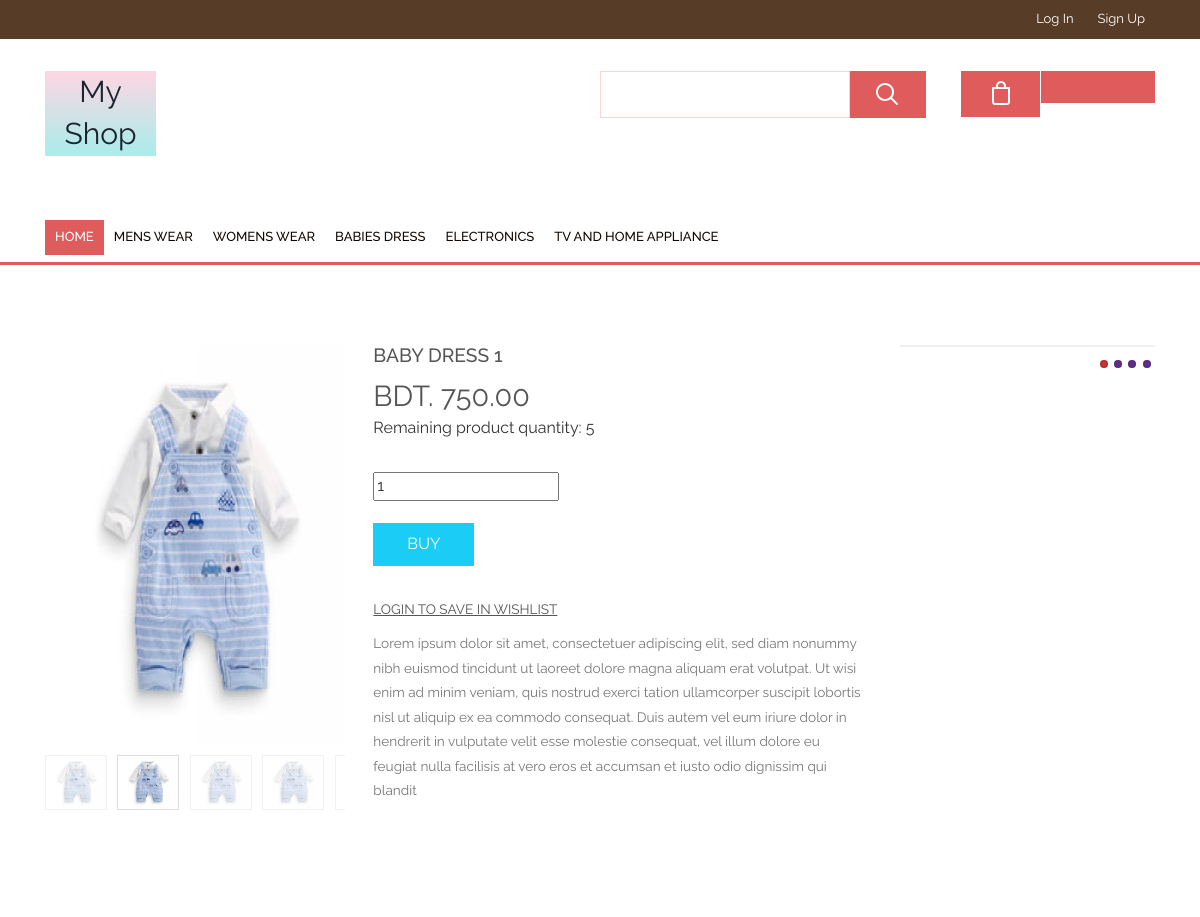
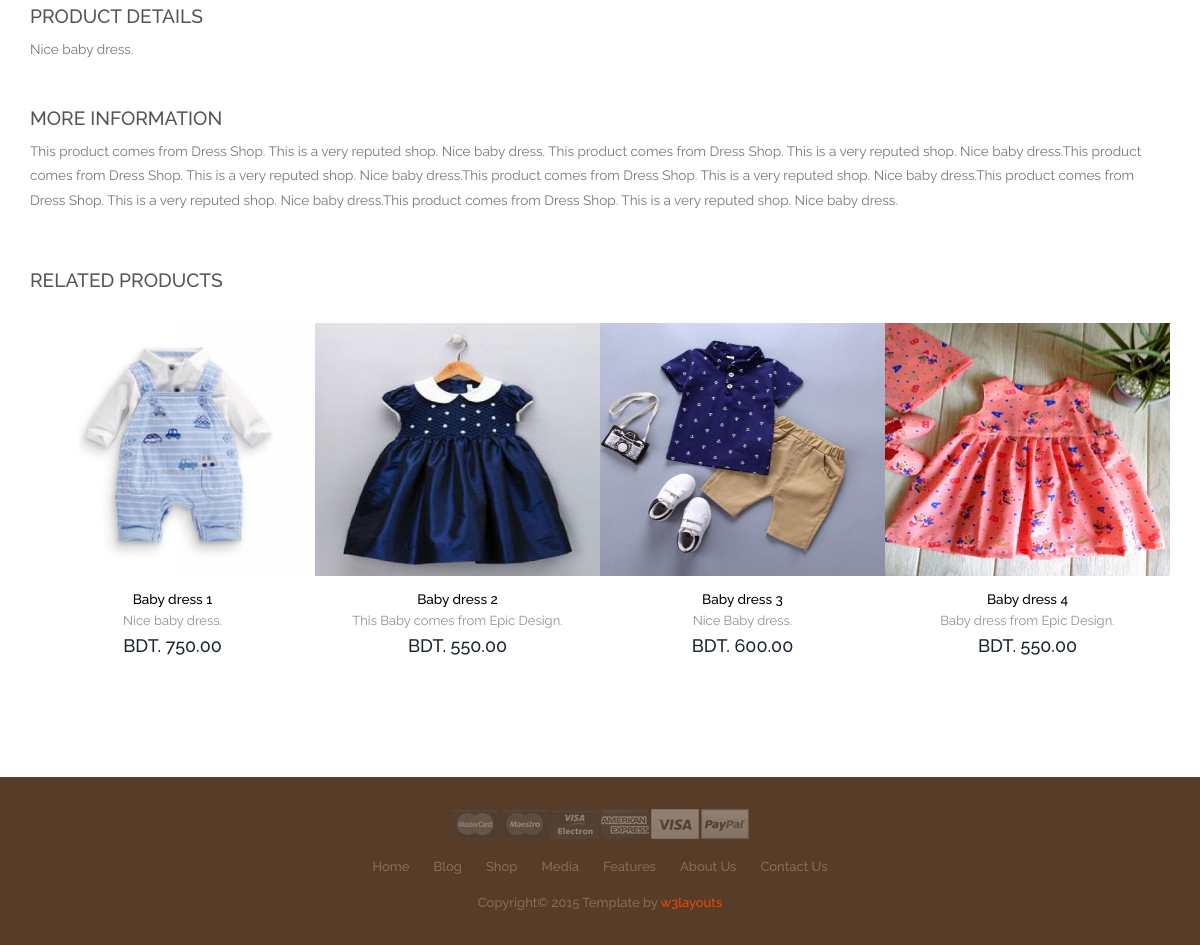
Screenshot of /product_details.php?product_id=4 with the database file from the repository (2 pictures, top to bottom).
### tables this page shows
CREATE TABLE `tbl_category` (
  `category_id` int(3) NOT NULL,
  `category_name` varchar(30) NOT NULL,
  `category_description` text NOT NULL,
  `publication_status` tinyint(1) NOT NULL,
  `deletion_status` tinyint(1) NOT NULL DEFAULT 1
);

CREATE TABLE `tbl_product` (
  `product_id` int(6) NOT NULL,
  `product_name` varchar(100) NOT NULL,
  `category_id` int(3) NOT NULL,
  `product_price` float(10,2) NOT NULL,
  `product_quantity` int(4) NOT NULL,
  `product_sku` varchar(50) NOT NULL,
  `product_short_description` text NOT NULL,
  `product_long_description` text NOT NULL,
  `product_image` text NOT NULL,
  `product_publication_status` tinyint(1) NOT NULL,
  `product_deletion_status` tinyint(1) NOT NULL DEFAULT 1
);

### product_details.php (called while the page is built, shortened)
<?php
	include 'index.php';
?>

### classes/application.php (called while the page is built, shortened)
<?php
class Application
	{
	public function __construct(){
		$host_name="localhost";
		$user_name="root";
		$password="";
		$db_name="db_ecommerce_using_raw_php";
		$connection=mysqli_connect($host_name, $user_name, $password);
		if($connection)
		{
			$db_select= mysqli_select_db($connection, $db_name);
			if($db_select)
			{
				return $connection;
			}
			else
			{
				die("Database selection failed".mysqli_error($connection));
			}
		}
		else
		{
			die("Database server connection failed".mysqli_error($connection));
		}
		}
	function select_all_published_category()
		{
			$connection=$this->__construct();
			$sql="SELECT * FROM tbl_category WHERE publication_status=1 AND deletion_status=1";
			if(mysqli_query($connection, $sql))
			{
				$query_result=mysqli_query($connection, $sql);
				return $query_result;
			}
		}
	function product_details_by_product_id($product_id)
	{
		$connection=$this->__construct();
		$sql="SELECT * FROM tbl_product WHERE product_id='$product_id' AND product_publication_status=1 AND product_deletion_status=1";
		if(mysqli_query($connection, $sql))
		{
			$query_result=mysqli_query($connection, $sql);
			return $query_result;
		}
	}
	function find_related_product_by_category_id($product_category_id)
	{
		$connection=$this->__construct();
		$sql="SELECT product_id, product_name, product_price, product_short_description, product_image FROM tbl_product WHERE category_id='$product_category_id' AND product_publication_status=1 AND product_deletion_status=1";
		if(mysqli_query($connection, $sql))
		{
			$query_result=mysqli_query($connection, $sql);
			return $query_result;
		}
	}
}
?>

### pages/product_details_content.php (the view, shortened to what this page needs)
<?php
	$product_id=$_GET['product_id'];
	$query_result=$obj_application->product_details_by_product_id($product_id);
	$product_details=mysqli_fetch_assoc($query_result);
	$product_category_id=$product_details['category_id'];
	$related_product_query_result=$obj_application->find_related_product_by_category_id($product_category_id);
?>
<div class="men">
	<div class="container">
	  <div class="single_top">
	       <div class="col-md-9 single_right">
	   	       <div class="grid images_3_of_2">
						<ul id="etalage">
							<li>
								<a href="optionallink.html">
									<img class="etalage_thumb_image" src="images/<?php echo $product_details['product_image']; ?>" class="img-responsive" />
								</a>
							</li>
						</ul>
				  </div>
				  <div class="desc1 span_3_of_2">
				    <h1><?php echo $product_details['product_name']; ?></h1>
				    <p class="m_5">BDT. <?php echo $product_details['product_price']; ?></p>
					<p>Remaining product quantity: <?php echo $product_details['product_quantity']; ?></p>
				    <div class="btn_form">
						<form action="" method="post">
							<input type="number" value="1" name="quantity"></br>
							<input type="submit" value="buy" name="buy_btn" title="">
						</form>
					 </div>
					 <span class="m_link"><a href="#">login to save in wishlist</a> </span>
					 <p class="m_text2">Lorem ipsum dolor sit amet, consectetuer adipiscing elit, sed diam nonummy nibh euismod tincidunt ut laoreet dolore magna aliquam erat volutpat. Ut wisi enim ad minim veniam, quis nostrud exerci tation ullamcorper suscipit lobortis nisl ut aliquip ex ea commodo consequat. Duis autem vel eum iriure dolor in hendrerit in vulputate velit esse molestie consequat, vel illum dolore eu feugiat nulla facilisis at vero eros et accumsan et iusto odio dignissim qui blandit </p>
				  </div>
				  <div class="clearfix"></div>
       </div>
       <div class="col-md-3">
              <section class="slider_flex">
	          </section>
      </div>
      <div class="clearfix"> </div>
     </div>
       <div class="toogle">
     	<h2>Product Details</h2>
     	<p class="m_text2"><?php echo $product_details['product_short_description']; ?></p>
     </div>
     <div class="toogle">
     	<h2>More Information</h2>
     	<p class="m_text2"><?php echo $product_details['product_long_description']; ?></p>
     </div>
     <h4 class="head_single">Related Products</h4>
     <div class="span_3">
			<?php while($related_product_info=mysqli_fetch_assoc($related_product_query_result)){?>
	          	 <div class="col-sm-3 grid_1">
	          	    <a href="product_details.php?product_id=<?php echo $related_product_info['product_id'];?>">
				     <img src="images/<?php echo $related_product_info['product_image']?>" class="img-responsive" alt=""/>
				     <h3><?php echo $related_product_info['product_name']?></h3>
				   	 <p><?php echo $related_product_info['product_short_description']?></p>
				   	 <h4>BDT. <?php echo $related_product_info['product_price']?></h4>
			         </a>
				  </div>
			<?php } ?>
	     </div>
      </div>
</div>
<link href="css/flexslider.css" rel='stylesheet' type='text/css' />

### includes/menu.php
<?php
	$query_result=$obj_application->select_all_published_category()
?>
<div class="menu">
	<div class="container">
		<div class="menu_box">
	     <ul class="megamenu skyblue">
			<li class="active grid"><a class="color2" href="index.php">Home</a></li>
			<?php while($category_info=mysqli_fetch_assoc($query_result)){ ?>
				<li><a class="color4" href="product_by_category.php?category_id=<?php echo $category_info['category_id'];?>"><?php echo $category_info['category_name']; ?></a></li>
			<?php }?>
			<div class="clearfix"> </div>
		 </ul>
	  </div>
</div>
</div>

### css/style.css (style rules this page uses)
h4, h5, h6, h1, h2, h3 { margin-top: 0; }
ul, ol { margin: 0; }
p { margin: 0; }
html, body { font-family: 'Raleway', sans-serif; font-size: 100%; background:#fff; }
body a { transition: 0.5s all; -webkit-transition: 0.5s all; -o-transition: 0.5s all; -ms-transition: 0.5s all; -moz-transition: 0.5s all; }
.header_bottom-box, .menu_box, .header_top-box, .sellers_grid { padding:0 15px; }
.menu { border-bottom:3px solid #e05b5b; }
.grid_1 { padding:2em 0; }
.men { padding:5em 0; }
.span_1_of_single1 h3, .span_1_of_single1 h4, .grid_1 h3 { font-size:0.85em; font-weight:500; color:#000; margin-bottom: 0; }
.span_1_of_single1 p, .grid_1 p { font-size:0.8125em; color:#968F88; margin:5px 0; }
.images_3_of_2 { width: 37.2%; float: left; margin-right: 2.6%; }
.desc1 { display: block; float: left; }
.span_3_of_2 { width: 59.3333%; }
.span_3_of_2 h1 { color: #555; font-size: 1.2em; text-transform: uppercase; margin-bottom: 10px; }
p.m_5 { font-size: 1.8em; color: #555; }
.btn_form form input[type="submit"] { cursor: pointer; border: none; outline: none; display: inline-block; font-size: 1em; padding: 10px 34px; background:#1bccf7; color: #FFF; text-transform: uppercase; -webkit-transition: all 0.3s ease-in-out; -moz-transition: all 0.3s ease-in-out; -o-transition: all 0.3s ease-in-out; transition: all 0.3s ease-in-out; }
span.m_link a { color: #555; font-size: 0.85em; text-decoration: underline; text-transform: uppercase; }
.btn_form { margin:2em 0; }
p.m_text2 { color: #777; font-size: 0.85em; line-height: 1.8em; margin-top:10px; }
.slider_flex { border:1px solid #f0f0f0; }
.toogle { margin-top: 4%; }
.toogle h2 { color: #555; font-size: 1.2em; text-transform: uppercase; margin-bottom: 10px; }
.grid_1 { text-align:center; }
.grid_1 img, .span_1_of_single1 img { margin-bottom:1em; display:inline-block; }
h4.head_single { color: #555; font-size: 1.2em; text-transform: uppercase; margin: 3em 0 0em; }

### css/megamenu.css (style rules this page uses)
.megamenu { margin-bottom:0px;padding:0;width:100%;list-style:none;display:inline-block;position:relative;font-size:15px }
.megamenu li { margin-bottom:-5px;display:inline }
.megamenu>li>a { float:left;padding:8px 10px;text-decoration:none;text-transform:capitalize;font-size:0.87em; -webkit-transition: all 0.3s ease-in-out;text-transform:uppercase; -moz-transition: all 0.3s ease-in-out; -o-transition: all 0.3s ease-in-out; transition: all 0.3s ease-in-out; color:#100802; font-weight:500; }
.megamenu>li.active>a { color:#fff;background:#e05b5b; }

### css/etalage.css (style rules this page uses)
#etalage { display: none; }
#etalage .etalage_thumb { background: white url(../images/loading.gif) center no-repeat; }
.etalage, .etalage_thumb, .etalage_thumb_image, .etalage_source_image, .etalage_zoom_preview, .etalage_icon, .etalage_hint { display:none }
.etalage, .etalage ul, .etalage li, .etalage img, .etalage_hint, .etalage_icon, .etalage_description { margin:0; padding:0; border:0; list-style:none }
.etalage, .etalage_magnifier div, .etalage_magnifier div img, .etalage_small_thumbs ul, ul .etalage_small_thumbs li, .etalage_zoom_area div, .etalage_zoom_img { position:relative }
.etalage img, .etalage li { -webkit-user-select:none; -khtml-user-select:none; -moz-user-select:none; -o-user-select:none; user-select:none; -webkit-user-drag:none; -moz-user-drag:none; user-drag:none }
.etalage, .etalage_small_thumbs li { float:left }
.etalage li { position:absolute }
.etalage img { vertical-align:bottom; max-width:none; }
.etalage_thumb_image { width:100% !important; }
.etalage { direction:ltr; }

### rows the page displays
tbl_category: category_name "MENS WEAR"
tbl_category: category_name "WOMENS WEAR"
tbl_category: category_name "BABIES DRESS"
tbl_category: category_name "ELECTRONICS"
tbl_category: category_name "TV AND HOME APPLIANCE"
tbl_product: product_image (picture), product_name "BABY DRESS 1", product_price "750.00", product_quantity "5", product_short_description "Nice baby dress.", product_long_description "This product comes from Dress Shop. This is a very reputed shop. Nice baby dress. This product comes from Dress Shop. This is a very reputed shop. Nice baby dress.This product comes from Dress Shop. This is a very reputed shop. Nice baby dress.This product comes from Dress Shop. This is a very reputed shop. Nice baby dress.This product comes from Dress Shop. This is a very reputed shop. Nice baby dress.This product comes from Dress Shop. This is a very reputed shop. Nice baby dress.", product_name "Baby dress 1"
tbl_product: product_image (picture), product_name "Baby dress 2", product_short_description "This Baby comes from Epic Design.", product_price "550.00"
tbl_product: product_image (picture), product_name "Baby dress 3", product_short_description "Nice Baby dress.", product_price "600.00"
tbl_product: product_image (picture), product_name "Baby dress 4", product_short_description "Baby dress from Epic Design.", product_price "550.00"
